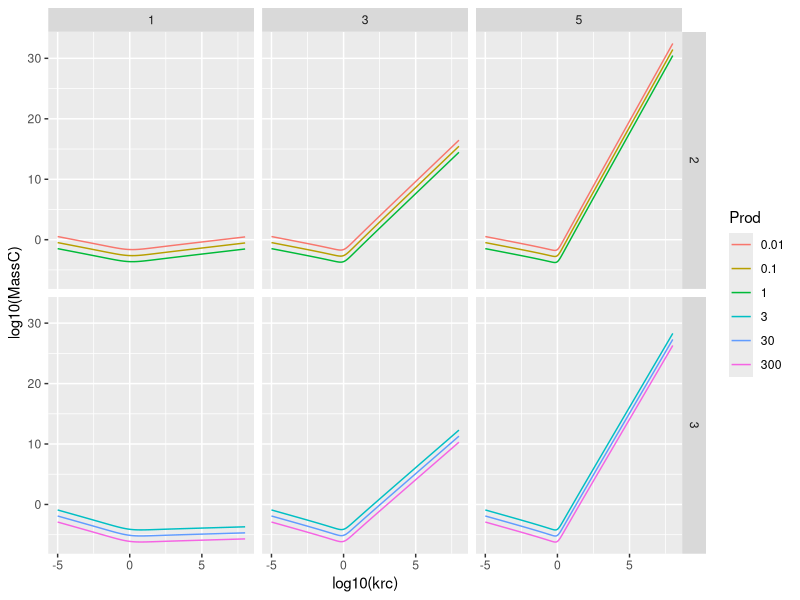

The R source for this figure:


## Biomecanic constants

pv = 0.26
pd2D = 0.21
pd3D = 0.2
a02D = 10**(-3.08)
a03D = 10**(-1.77)

## Metabolic constant

b = 0.75
q0 = 4.15e-8

##
# Function to calculate the necessary mass for the consumer to invade a system in which is resource
# is at carrying capacity K. It uses the relationships derived in Pawar et.al 2012
# D : Dimension of the space in which the interaction takes place
# phi: measures the decay in the probability of capture following an encounter with respect to increases in the size ratio
# krc: size ratio resource / consumer
# f: function that captures the influence of the size ratio over the search rate of the consumer
# fm: foraging mode of the predator
# e: conversion efficiency  biomass resource \to biomass predator
# k0: basal productivity of the habitat, take note that changes in k0 \to ck0, moves the graph of (krc,Inv(krc)) by :
# -log10(c)*1/(hr + 1 - 2 *b)
##
InvasibilityRC <- function(krc, D, k0, e, f, fm, phi){
    Dim <- ifelse(c(D==2,D==2),c(pd2D, a02D), c(pd3D, a03D))
    pd <- Dim[1]
    a0 <- Dim[2]
    hr = pv + 2*pd*(D-1)
    chi1 = e*k0*a0*f(krc, D, pv, pd, fm, phi)*krc**(1-b)
    exp = hr + 1 - 2*b
    return (q0/chi1)**(1/exp)
}


##
#Function that computes the influence of the size ratios over the search rate of the consumer
#fm: foraging mode, available modes : "Active", "Passive" and "Sit-Wait"
#D: Dimension of the habitat.
#pd,pv: biomechanical constants, pd is influences by D
#phi: as defined in InvasibilityRC
##
f <- function(k, D, pv, pd, fm, phi){
    Pi = 1 / (1 + k**phi)
    c = k**((D-1)*pd)
    if(fm == "Ac"){
        return (sqrt(1 + k**(2*pv))*c*Pi)
    }else if(fm == "Gr"){
        return ((k**pv)*c*Pi)
    }else if (fm == "Sw"){
        return (c*Pi)
    }else{
        print("NOT VALID FORAGING MODE")
    }
}

##
##Auxiliary function to set the initial D and k0 vectors                                     
##
assingD <- function(i,n){
    if( i <= n)
        return (2)
    else
        return (3)
}

e = 0.3
n = 700
k0 = 300
D = 3
fm = "Ac"
phi = 5

## Construct parameter set, modify it for foraging mode instead of k0

k0Base <- c(0.01, 0.1, 1, 3, 30, 300)
n2 <- length(k0Base)
D <- sapply(seq(1:n2),assingD,n2/2)

phiBase <- c(1,3,5)
n3 <- length(phiBase)
phi <- rep(phiBase,n2)
D <- as.vector(sapply(D,rep,n3))
k0 <- as.vector(sapply(k0Base,rep,n3))

kLims <- c(-5,8)
kRange <- kLims[2]-kLims[1]

krcBase <- 10**seq(-5,8,kRange/n)
krc <-  rep(krcBase,n2*n3)

phi <- as.vector(sapply(phi,rep,n+1))
D <- as.vector(sapply(D,rep,n+1))
k0 <- as.vector(sapply(k0,rep,n+1))

mc <-  InvasibilityRC(krc,D,k0,e,f,fm,phi)
mr <- krc*mc

M <- data.frame(MassC =  mc , MassR = mr, krc = krc , Dim = factor(D), Prod = factor(k0), phi = factor(phi))

library(ggplot2)

Plot <-  ggplot(M,aes(x= log10(krc), y = log10(MassC),color = Prod))  + geom_line() + facet_grid(Dim~phi)
Plot

